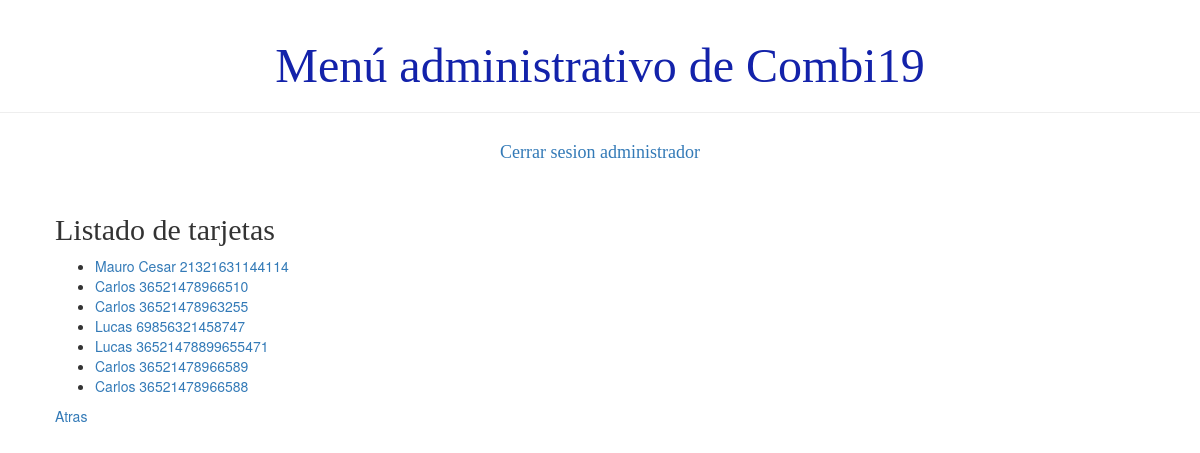
Page /usuario/listaTarjeta (signed in) on the earlier database version.
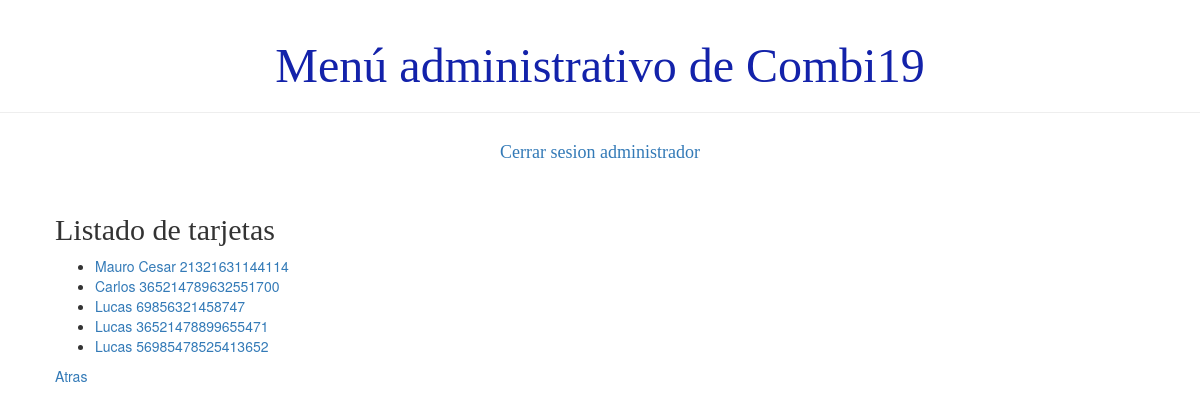
Same page on the later database version.
### demo1/models.py (models this page shows, shortened)
class Tarjeta(models.Model):
    pasajero = models.ForeignKey(Pasajero, on_delete=models.CASCADE)
    numero = models.BigIntegerField()
    fecha_de_vencimiento = models.DateField()
    codigo = models.IntegerField()
    activo = models.BooleanField(default=True)
    def __str__(self):
         return '%s %s' % (self.pasajero.usuario.first_name, str(self.numero))

class Persona(models.Model):
    usuario = models.ForeignKey('auth.User', on_delete=models.CASCADE)
    dni = models.IntegerField()
    telefono = models.BigIntegerField()
    activo = models.BooleanField(default=True)

### demo1/views.py (the view)
# urls.py: path('usuario/listaTarjeta', views.listado_tarjeta ,name='listado_tarjeta'),
def listado_tarjeta(request):
    tarjetas=Tarjeta.objects.all()
    return render(request, 'demo1/listados/listado_tarjeta.html', {'tarjetas':tarjetas})

### demo1/templates/demo1/listados/listado_tarjeta.html
{% extends 'demo1/base.html' %}
{% block content %}
    <h2>Listado de tarjetas</h2>
    <div>
        <ul>
        {% for tarjeta in tarjetas %}
            <li><a href="{% url 'detalle_tarjeta' pk=tarjeta.pk%}">{{ tarjeta }}</a></li>
        {% endfor %}
        </ul>
    </div>
    <div><a href="{% url 'principal' %}">Atras</a></div>
{% endblock %}

### demo1/templates/demo1/base.html (shortened to what this page needs)
{% load static %}
<html>
    <head >
        <link rel="stylesheet" href="//maxcdn.bootstrapcdn.com/bootstrap/3.2.0/css/bootstrap.min.css">
        <link rel="stylesheet" href="//maxcdn.bootstrapcdn.com/bootstrap/3.2.0/css/bootstrap-theme.min.css">
        <link rel="stylesheet" href="{% static 'css/demo1.css' %}">
    </head>
    <body>
        <div class="page-header">
        {% if user.is_authenticated and user.is_superuser %}
                <h1>Menú administrativo de Combi19</h1>
        </div>
            <div class="card"><h4><a href="http://127.0.0.1:8000/logout/">Cerrar sesion administrador</a> </h4> </div>
            <br>
            <div>
                <div class="content container">
                    {% block content %}
                    {% endblock %}
                </div>
        </div>
        {% else %}
            <h2 class='card'> <p>Error, No ha iniciado sesion</p></h2>
            <h2 class='card'> <a href="http://127.0.0.1:8000/login/">Iniciar Sesión</a></h2>
        {% endif %}
    </body>
</html>

### demo1/static/css/demo1.css (style rules this page uses)
h4 { color: #02105e; }
.page-header h1, .page-header h1 a, .page-header h1 a:visited, .page-header h1 a:active { color: #1322aa; font-size: 36pt; text-decoration: none; display:inline; display: flex; align-items: center; justify-content: center; }
.content { margin-left: 40px; }
h1, h2, h3, h4 { font-family: 'Lobster', cursive; }
.card { display: flex; align-items: center; justify-content: center; }

Differences in the rows shown:
removed Tarjeta: pasajero+numero "Carlos 36521478966510"
removed Tarjeta: pasajero+numero "Carlos 36521478966589"
removed Tarjeta: pasajero+numero "Carlos 36521478966588"
changed Tarjeta: pasajero+numero "Carlos 36521478963255" → "Carlos 365214789632551700"
added Tarjeta: pasajero+numero "Lucas 56985478525413652"
